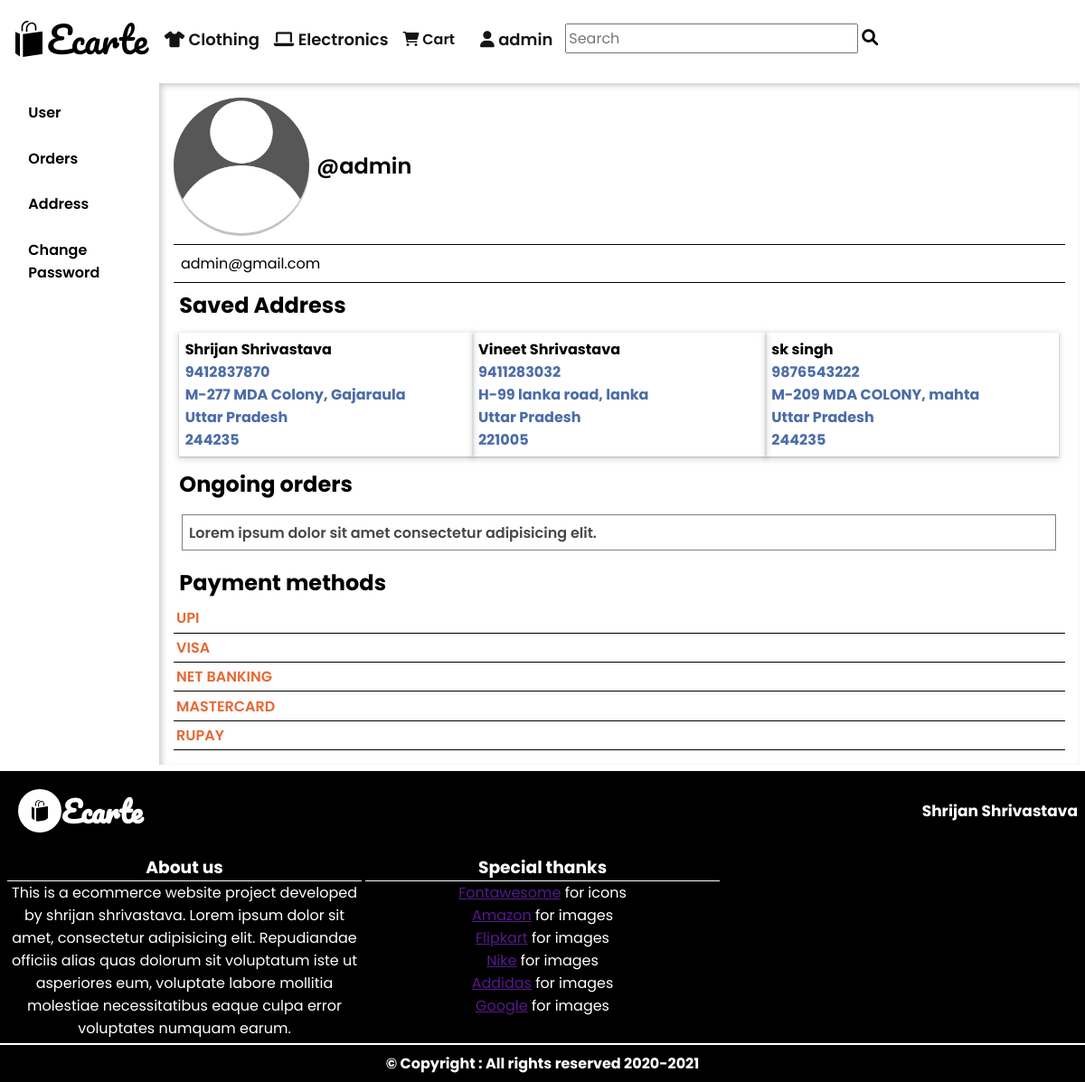
The app's page /account/ (signed in) with its own data.
### App/models.py (models this page shows)
class Customer(models.Model):
    user = models.ForeignKey(User,on_delete=models.CASCADE)
    Fname = models.CharField(max_length=20)
    Lname = models.CharField(max_length=20)
    PhoneNo = models.PositiveIntegerField()
    Address = models.CharField(max_length=50)
    State = models.CharField(choices=States_choice, max_length=255)
    Pincode = models.CharField(max_length=10)

### App/views.py (the view)
# urls.py: path("account/", views.userArea, name="Account"),
def userArea(request):
    if request.user.is_authenticated:
        customer_ = Customer.objects.filter(user = request.user.id)
        return render(request,'app/Account.html',{"customer":customer_})
    else:
        return HttpResponse('<h1>NOT Authorized</h1>')

### templates/app/Account.html
{% extends 'app/Accountbase.html' %}
{% load static %}
{% block Userframe %}
<div class="user-profile-main">
<div id = "profile-display">
<p class = "profile-img-holder">
<img src="{% static 'icons/userprofile.png' %}" alt="">
</p>
<p class="username-holder">
@{{user.username}}
</p>
</div>
<div id = "user-email-div">
{{user.email}}
</div>
<h2 class="s-adr-head">
Saved Address
</h2>
<div class = "Current-addresses">
{% if customer %}
{% for cust in customer %}
<a href="" class = "addresses-link">
<span class="block-address">
<b class = 'name' style = "color:black;">
{{cust.Fname}}&nbsp;{{cust.Lname}}
</b>
</span>
<span class="block-address">
{{cust.PhoneNo}}
</span>
<span class="block-address">
{{cust.Address}}
</span>
<span class="block-address">
{{cust.State}}
</span>
<span class="block-address">
{{cust.Pincode}}
</span>
</a>
{% endfor %}
{% else %}
<h3 class = "notice-display">
You have no saved Address
</h3>
{% endif %}
</div>
<h2 class="s-adr-head">
Ongoing orders
</h2>
<div class = "flex-order-list">
<div class = "ordered-column">
    <span>
        Lorem ipsum dolor sit amet consectetur adipisicing elit.
    </span>
</div>
</div>
<h2 class="s-adr-head">
Payment methods
</h2>
<div class="payment-methods">
<ul class = "payment-grps-list">
<li class = "payment-grps">
UPI
</li>
<li class = "payment-grps">
VISA
</li>
<li class = "payment-grps">
NET BANKING
</li>
<li class = "payment-grps">
MASTERCARD
</li>
<li class = "payment-grps">
RUPAY
</li>
</ul>
</div>
</div>
{% endblock Userframe %}

### templates/app/base.html (shortened to what this page needs)
<!DOCTYPE html>
<html lang="en">
<head>
    {% load static %}
    <link rel="stylesheet" href="{% static 'CSS/base.css' %}">
    <link rel="stylesheet" href="https://cdnjs.cloudflare.com/ajax/libs/font-awesome/6.0.0-beta2/css/all.min.css">
</head>
<body>
    <header id="page-header">
        <nav id="block-navigation" class="navbar">
            <div id="navlogo" class="nav-section">
                <img src="{% static 'icons/logo.svg'%}" alt="">
                <span id="logoname"><a href="/">Ecarte</a></span>
            </div>
            <div id="navbar-link" class="nav-section">
                <ul id="nav-link-list">
                    <li class="navlinks"><span href="" class="nav-hover-links"><i class="fas fa-tshirt"></i> Clothing
                        </span></li>
                    <li class="navlinks"><span class="nav-hover-links"><i class="fas fa-laptop"></i> Electronics
                        </span></li>
                    <li class="navlinks"><a href="/cart" class="nav-hover-links" id="cart-link"><i
                                class="fas fa-shopping-cart"></i> Cart</a></li>
                    <li class="navlinks">
                    {% if request.user.is_authenticated %}
                    <li class="navlinks"><span class="nav-hover-links"><i class="fas fa-user"></i> {{user.username}}
                    {% else %}
                    <a href="/account/login" class="nav-hover-links" id="account-link"><i class="fas fa-user"></i>Log In</a></li>
                    {% endif %}
                    <li class="navlinks">
                        <form action="" id="searchform"><input type="text" name="" id="searchbar"
                                placeholder="Search"><button type="submit" id="search-btn"><i
                                    class="fas fa-search w-low"></i></button></form>
                    </li>
                </ul>
            </div>
        </nav>
    </header>
{% block Content %}
{% endblock Content %}
<footer id = "page-footer">
<h1 class = "footer-head">
<span class = "footer-logo"><img src="{% static 'icons/logo.svg'%}" alt="">Ecarte</span>
<span style = "font-size: 17px; color: white;">Shrijan Shrivastava</span>
</h1>
<div class = 'footer-holder'>
<div class="footer-subdiv">
<h3>
About us
</h3>
<div>
This is a ecommerce website project developed by shrijan shrivastava.
Lorem ipsum dolor sit amet, consectetur adipisicing elit. Repudiandae officiis alias quas dolorum sit voluptatum iste ut asperiores eum, voluptate labore mollitia molestiae necessitatibus eaque culpa error voluptates numquam earum.
</div>
</div>
<div class="footer-subdiv">
<h3>
Special thanks
</h3>
<div>
<ul>
<li><a href="">Fontawesome</a> for icons</li>
<li><a href="">Amazon</a> for images</li>
<li><a href="">Flipkart</a> for images</li>
<li><a href="">Nike</a> for images</li>
<li><a href="">Addidas</a> for images</li>
<li><a href="">Google</a> for images</li>
 </ul>
</div>
</div>
<div class="footer-subdiv">
</div>
</div>
<h4 class= "footer-copyright">
&copy; Copyright : All rights reserved 2020-2021
</h4>
</footer>
</body>
</html>

### static/CSS/base.css (style rules this page uses)
html { max-width: 1800px; margin: auto; }
* { margin: 0%; padding: 0%; font-family: "Poppins", sans-serif; }
#page-header { padding: 4px 8px; }
#block-navigation { display: flex; flex-direction: row; padding: 4px; }
#navlogo { display: flex; flex-direction: row; justify-content: center; align-items: center; font-size: 40px; font-family: "Pacifico", cursive; }
#navlogo span { font-family: "Pacifico", cursive; }
#navlogo span a { text-decoration: none; color: black; font-family: "Pacifico", cursive; }
#navbar-link { width: 100%; display: flex; align-items: center; padding: 2px 8px; margin: 0 0 0 8px; }
#navlogo img { width: 40px; }
#nav-link-list { display: flex; list-style: none; flex-direction: row; align-items: stretch; }
.navlinks { padding-right: 12px; display: flex; }
.navlinks .nav-hover-links { display: block; margin: auto; padding: 4px 2px; text-decoration: none; font-weight: 600; font-size: 18px; position: relative; color: rgb(20, 20, 20); text-align: center; position: relative; cursor: pointer; }
.nav-hover-links::before { content: ""; display: block; position: absolute; width: 100%; bottom: 0%; }
#cart-link { font-size: 16px; }
#search-btn { background: rgb(0, 0, 0, 0); border: none; outline: none; padding: 4px; }
input#searchbar { padding: 2px; font-size: 16px; }
.w-low { font-size: 18px; font-weight: 400; }
footer#page-footer { text-align: center; text-decoration: none; background: black; color: white; text-align: center; }
.footer-head .footer-logo { display: flex; flex-direction: row; align-items: center; justify-content: center; font-family: 'pacifico',cursive; padding: 12px; }
.footer-logo img { padding: 12px; background-color: white; border-radius: 100%; }
.footer-head { display: flex; justify-content: space-between; align-items: center; flex-wrap: nowrap; flex-direction: row; color: white; padding: 4px 8px; }
.footer-holder { display: grid; grid-gap: 4px; grid-template-columns: repeat(3, 1fr); padding: 4px 8px; }
.footer-subdiv h3 { border-bottom: 1px solid white; }
.footer-subdiv ul { list-style: none; }
.footer-copyright { padding: 8px 0; border-top: 2px solid; }
.user-profile-main { padding: 1rem; display: flex; flex-direction: column; }
#profile-display { display: flex; flex-direction: row; align-items: center; }
.username-holder { margin-left: 8px; display: block; font-size: 24px; font-weight: 600; }
.profile-img-holder { overflow: hidden; height: 150px; width: 150px; border-radius: 100%; box-shadow: rgb(0 0 0 / 24%) 0px 3px }
.profile-img-holder img { width: 100%; }
#user-email-div { border-top: 1px solid; border-bottom: 1px solid; padding: 0.5rem; margin-top: 12px; }
.Current-addresses { display: grid; grid-template-columns: 1fr 1fr 1fr; padding: 0.4rem; }
.addresses-link { padding: 0.4rem; text-decoration: none; position: relative; color: black; display: block; box-shadow: rgba(60, 64, 67, 0.3) 0px 1px 2px 0px, rgba(60, 64, 67, 0.15) 0px 2px 6px 2px; }
.block-address { display: block; color: #4b6ca8; font-weight: 700; }
.s-adr-head { padding: 0.4rem; }
ul.payment-grps-list { list-style: none; display: block; }
li.payment-grps { cursor: context-menu; display: block; padding: 0.2rem; border-bottom: 1px solid black; font-weight: 600; color: #e66833; }
.flex-order-list { padding: 0.6rem; }
div.ordered-column { padding: 0.4rem; border: 1px solid gray; margin-bottom: 2px; }
div.ordered-column span { font-size: 16px; font-weight: 600; color: #474747; }

### records on screen
Customer: Fname "Shrijan", Lname "Shrivastava", PhoneNo "9412837870", Address "M-277 MDA Colony, Gajaraula", State "Uttar Pradesh", Pincode "244235"
Customer: Fname "Vineet", Lname "Shrivastava", PhoneNo "9411283032", Address "H-99 lanka road, lanka", State "Uttar Pradesh", Pincode "221005"
Customer: Fname "sk", Lname "singh", PhoneNo "9876543222", Address "M-209 MDA COLONY, mahta", State "Uttar Pradesh", Pincode "244235"

### other values on screen
{{ user.username }} "admin"
{{ user.email }} "admin@gmail.com"
